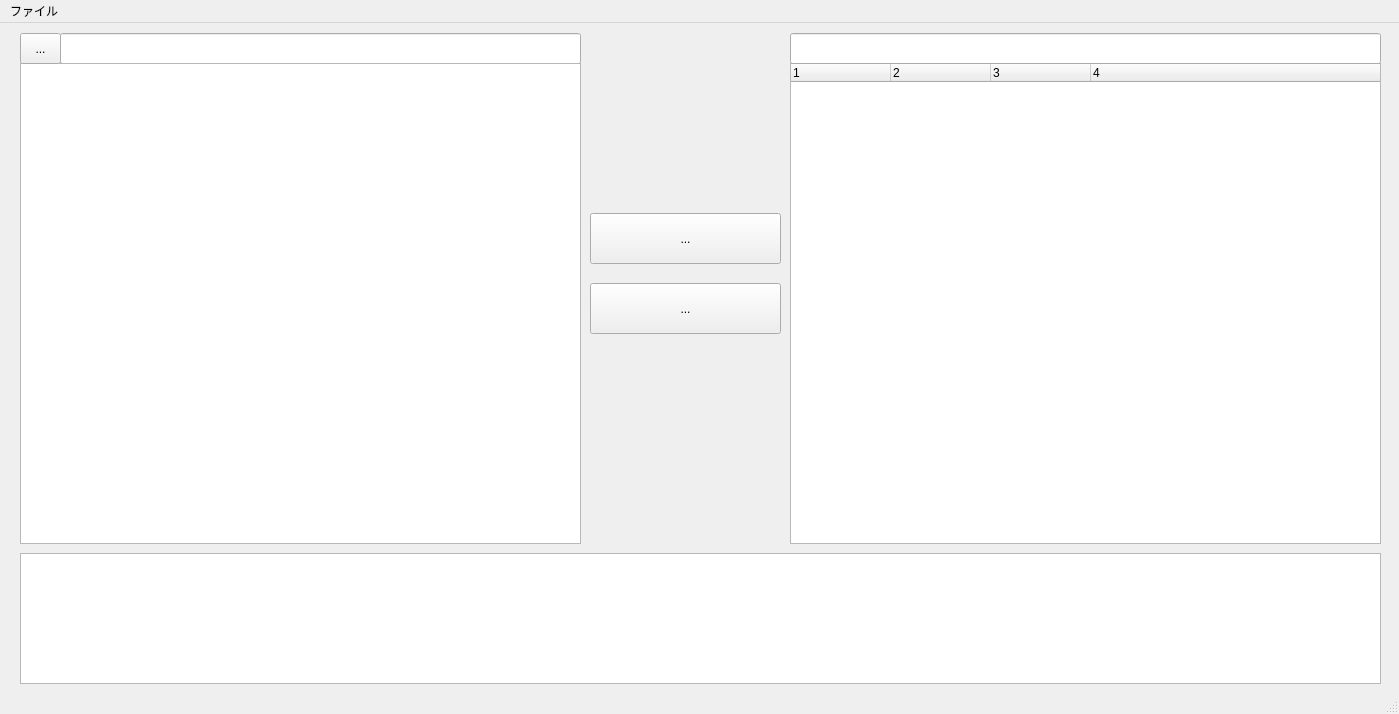
<?xml version="1.0" encoding="UTF-8"?>
<ui version="4.0">
 <class>MainWindow</class>
 <widget class="QMainWindow" name="MainWindow">
  <property name="geometry">
   <rect>
    <x>0</x>
    <y>0</y>
    <width>1399</width>
    <height>714</height>
   </rect>
  </property>
  <property name="windowTitle">
   <string>CFT</string>
  </property>
  <widget class="QWidget" name="centralwidget">
   <widget class="QTreeWidget" name="remoteFileTreeWidget">
    <property name="geometry">
     <rect>
      <x>790</x>
      <y>40</y>
      <width>591</width>
      <height>481</height>
     </rect>
    </property>
    <property name="columnCount">
     <number>4</number>
    </property>
    <attribute name="headerDefaultSectionSize">
     <number>100</number>
    </attribute>
    <column>
     <property name="text">
      <string notr="true">1</string>
     </property>
    </column>
    <column>
     <property name="text">
      <string notr="true">2</string>
     </property>
    </column>
    <column>
     <property name="text">
      <string notr="true">3</string>
     </property>
    </column>
    <column>
     <property name="text">
      <string notr="true">4</string>
     </property>
    </column>
   </widget>
   <widget class="QLineEdit" name="localPathEdit">
    <property name="geometry">
     <rect>
      <x>60</x>
      <y>10</y>
      <width>521</width>
      <height>31</height>
     </rect>
    </property>
   </widget>
   <widget class="QLineEdit" name="remotePathEdit">
    <property name="geometry">
     <rect>
      <x>790</x>
      <y>10</y>
      <width>591</width>
      <height>31</height>
     </rect>
    </property>
   </widget>
   <widget class="QTreeView" name="localFileTreeView">
    <property name="geometry">
     <rect>
      <x>20</x>
      <y>40</y>
      <width>561</width>
      <height>481</height>
     </rect>
    </property>
   </widget>
   <widget class="QListWidget" name="logListWidget">
    <property name="geometry">
     <rect>
      <x>20</x>
      <y>530</y>
      <width>1361</width>
      <height>131</height>
     </rect>
    </property>
   </widget>
   <widget class="QToolButton" name="fileOpenToolButton">
    <property name="geometry">
     <rect>
      <x>20</x>
      <y>10</y>
      <width>41</width>
      <height>31</height>
     </rect>
    </property>
    <property name="text">
     <string>...</string>
    </property>
    <property name="icon">
     <iconset resource="../res/icons.qrc">
      <normaloff>:/icons/dir.png</normaloff>:/icons/dir.png</iconset>
    </property>
    <property name="iconSize">
     <size>
      <width>32</width>
      <height>32</height>
     </size>
    </property>
   </widget>
   <widget class="QToolButton" name="localToRemoteSendButton">
    <property name="geometry">
     <rect>
      <x>590</x>
      <y>190</y>
      <width>191</width>
      <height>51</height>
     </rect>
    </property>
    <property name="text">
     <string>...</string>
    </property>
    <property name="icon">
     <iconset resource="../res/icons.qrc">
      <normaloff>:/icons/rarr.svg</normaloff>:/icons/rarr.svg</iconset>
    </property>
    <property name="iconSize">
     <size>
      <width>64</width>
      <height>64</height>
     </size>
    </property>
   </widget>
   <widget class="QToolButton" name="remoteToLocalSendButton">
    <property name="geometry">
     <rect>
      <x>590</x>
      <y>260</y>
      <width>191</width>
      <height>51</height>
     </rect>
    </property>
    <property name="text">
     <string>...</string>
    </property>
    <property name="icon">
     <iconset resource="../res/icons.qrc">
      <normaloff>:/icons/larr.svg</normaloff>:/icons/larr.svg</iconset>
    </property>
    <property name="iconSize">
     <size>
      <width>64</width>
      <height>64</height>
     </size>
    </property>
   </widget>
  </widget>
  <widget class="QMenuBar" name="menubar">
   <property name="geometry">
    <rect>
     <x>0</x>
     <y>0</y>
     <width>1399</width>
     <height>33</height>
    </rect>
   </property>
   <widget class="QMenu" name="menu">
    <property name="title">
     <string>ファイル</string>
    </property>
    <addaction name="menuConnect"/>
    <addaction name="menuExit"/>
    <addaction name="menuClose"/>
   </widget>
   <addaction name="menu"/>
  </widget>
  <widget class="QStatusBar" name="statusbar"/>
  <action name="menuOpen">
   <property name="text">
    <string>開く</string>
   </property>
  </action>
  <action name="menuClose">
   <property name="text">
    <string>閉じる</string>
   </property>
  </action>
  <action name="menuExit">
   <property name="text">
    <string>切断</string>
   </property>
  </action>
  <action name="menuConnect">
   <property name="text">
    <string>接続</string>
   </property>
  </action>
 </widget>
 <resources>
  <include location="../res/icons.qrc"/>
 </resources>
 <connections>
  <connection>
   <sender>menuClose</sender>
   <signal>triggered()</signal>
   <receiver>MainWindow</receiver>
   <slot>close()</slot>
   <hints>
    <hint type="sourcelabel">
     <x>-1</x>
     <y>-1</y>
    </hint>
    <hint type="destinationlabel">
     <x>399</x>
     <y>299</y>
    </hint>
   </hints>
  </connection>
  <connection>
   <sender>menuOpen</sender>
   <signal>triggered()</signal>
   <receiver>MainWindow</receiver>
   <slot>fileOpen()</slot>
   <hints>
    <hint type="sourcelabel">
     <x>-1</x>
     <y>-1</y>
    </hint>
    <hint type="destinationlabel">
     <x>399</x>
     <y>299</y>
    </hint>
   </hints>
  </connection>
  <connection>
   <sender>remoteFileTreeWidget</sender>
   <signal>itemDoubleClicked(QTreeWidgetItem*,int)</signal>
   <receiver>MainWindow</receiver>
   <slot>itemDoubleClicked()</slot>
   <hints>
    <hint type="sourcelabel">
     <x>928</x>
     <y>230</y>
    </hint>
    <hint type="destinationlabel">
     <x>761</x>
     <y>240</y>
    </hint>
   </hints>
  </connection>
  <connection>
   <sender>localFileTreeView</sender>
   <signal>doubleClicked(QModelIndex)</signal>
   <receiver>MainWindow</receiver>
   <slot>localFileItemDoubleClicked()</slot>
   <hints>
    <hint type="sourcelabel">
     <x>556</x>
     <y>316</y>
    </hint>
    <hint type="destinationlabel">
     <x>641</x>
     <y>325</y>
    </hint>
   </hints>
  </connection>
  <connection>
   <sender>remotePathEdit</sender>
   <signal>returnPressed()</signal>
   <receiver>MainWindow</receiver>
   <slot>remoteEnterPressed()</slot>
   <hints>
    <hint type="sourcelabel">
     <x>823</x>
     <y>61</y>
    </hint>
    <hint type="destinationlabel">
     <x>745</x>
     <y>70</y>
    </hint>
   </hints>
  </connection>
  <connection>
   <sender>localPathEdit</sender>
   <signal>returnPressed()</signal>
   <receiver>MainWindow</receiver>
   <slot>localPathEnterPressed()</slot>
   <hints>
    <hint type="sourcelabel">
     <x>562</x>
     <y>67</y>
    </hint>
    <hint type="destinationlabel">
     <x>587</x>
     <y>48</y>
    </hint>
   </hints>
  </connection>
  <connection>
   <sender>menuExit</sender>
   <signal>triggered()</signal>
   <receiver>MainWindow</receiver>
   <slot>menuExit()</slot>
   <hints>
    <hint type="sourcelabel">
     <x>-1</x>
     <y>-1</y>
    </hint>
    <hint type="destinationlabel">
     <x>699</x>
     <y>356</y>
    </hint>
   </hints>
  </connection>
  <connection>
   <sender>fileOpenToolButton</sender>
   <signal>clicked()</signal>
   <receiver>MainWindow</receiver>
   <slot>fileOpen()</slot>
   <hints>
    <hint type="sourcelabel">
     <x>37</x>
     <y>62</y>
    </hint>
    <hint type="destinationlabel">
     <x>671</x>
     <y>168</y>
    </hint>
   </hints>
  </connection>
  <connection>
   <sender>menuConnect</sender>
   <signal>triggered()</signal>
   <receiver>MainWindow</receiver>
   <slot>menuConnect()</slot>
   <hints>
    <hint type="sourcelabel">
     <x>-1</x>
     <y>-1</y>
    </hint>
    <hint type="destinationlabel">
     <x>699</x>
     <y>356</y>
    </hint>
   </hints>
  </connection>
  <connection>
   <sender>localToRemoteSendButton</sender>
   <signal>clicked()</signal>
   <receiver>MainWindow</receiver>
   <slot>localToRemoteButtonClicked()</slot>
   <hints>
    <hint type="sourcelabel">
     <x>617</x>
     <y>229</y>
    </hint>
    <hint type="destinationlabel">
     <x>630</x>
     <y>190</y>
    </hint>
   </hints>
  </connection>
  <connection>
   <sender>remoteToLocalSendButton</sender>
   <signal>clicked()</signal>
   <receiver>MainWindow</receiver>
   <slot>remoteToLocalButtonClicked()</slot>
   <hints>
    <hint type="sourcelabel">
     <x>605</x>
     <y>330</y>
    </hint>
    <hint type="destinationlabel">
     <x>602</x>
     <y>368</y>
    </hint>
   </hints>
  </connection>
 </connections>
 <slots>
  <slot>fileOpen()</slot>
  <slot>itemDoubleClicked()</slot>
  <slot>remoteEnterPressed()</slot>
  <slot>localFileItemDoubleClicked()</slot>
  <slot>localPathEnterPressed()</slot>
  <slot>menuExit()</slot>
  <slot>menuConnect()</slot>
  <slot>localToRemoteButtonClicked()</slot>
  <slot>remoteToLocalButtonClicked()</slot>
 </slots>
</ui>
